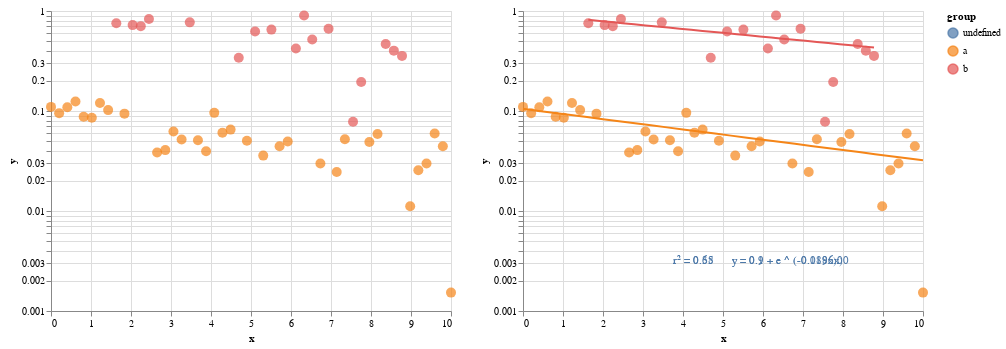

Notebook cell for this chart:
### Markdown cell above
## Regression on Selected Samples only:

Select samples from the cross plot on the left and the regression line will be shown on the cross plot to the right. The regression equation is only valid if you have selected samples from only one group. Otherwise, there is overprint.


It is the transform_filter in chart that allows this to happen. Joel Ostblom of Altair told us about this transform_filter, and it works. You create a regression line for the selected samples. If you sample from both groups, then you will get 2 regression lines.

### Code cell
brush = alt.selection(type='interval')


np.random.seed(42)
x = np.linspace(0, 10)
y = np.e ** (-0.1 *x)  + np.random.randn(len(x)) / 5
group = np.random.choice(['a','b'],len(x))

df = pd.DataFrame({'x': x, 'y': y, 'group': group})
df.loc[df.group == 'a', 'y'] *= 0.1 


chart1 = alt.Chart(df).mark_point(filled=True, size=100).encode(
    x='x',
    y= alt.Y('y',scale = alt.Scale(type= 'log')),
    color=alt.condition(brush, 'group:N', alt.value('lightgray'))
).add_selection(
    brush
)

chart = alt.Chart(df).mark_point(filled=True, size=100).encode(
    x='x',
    y= alt.Y('y',scale = alt.Scale(type= 'log')),
    color='group'

).transform_filter(
    brush
)


#['linear', 'log', 'exp', 'pow', 'quad', 'poly']

Reg_Line = chart.transform_regression('x', 'y',
                                      method="exp",
                                      groupby=["group"]
).mark_line()

Reg_Params = chart.transform_regression('x', 'y',
                                     method="exp",
                                     groupby=["group"],
                                     params=True   
).mark_text(align='left', lineBreak='\n'
).encode(
    x=alt.value(150),  # pixels from left
    y=alt.value(250),  # pixels from top
    text='params:N'
).transform_calculate(
    params='"r² = " + round(datum.rSquared * 100)/100 + \
    "      y = " + round(datum.coef[0] * 10)/10 + " + e ^ (" + \
    round(datum.coef[1] * 10000)/10000 + "x" + ")" + \n + " "',

)

chart1 | chart + Reg_Line + Reg_Params

### Figure 1 — Vega-Lite specification as saved in the notebook (floating-point values rounded to 4 significant figures)
{"config": {"view": {"continuousWidth": 400, "continuousHeight": 300}}, "hconcat": [{"mark": {"type": "point", "filled": true, "size": 100}, "encoding": {"color": {"condition": {"type": "nominal", "field": "group", "selection": "selector012"}, "value": "lightgray"}, "x": {"type": "quantitative", "field": "x"}, "y": {"type": "quantitative", "field": "y", "scale": {"type": "log"}}}, "selection": {"selector012": {"type": "interval"}}}, {"layer": [{"mark": {"type": "point", "filled": true, "size": 100}, "encoding": {"color": {"type": "nominal", "field": "group"}, "x": {"type": "quantitative", "field": "x"}, "y": {"type": "quantitative", "field": "y", "scale": {"type": "log"}}}, "transform": [{"filter": {"selection": "selector012"}}]}, {"mark": "line", "encoding": {"color": {"type": "nominal", "field": "group"}, "x": {"type": "quantitative", "field": "x"}, "y": {"type": "quantitative", "field": "y", "scale": {"type": "log"}}}, "transform": [{"filter": {"selection": "selector012"}}, {"on": "x", "regression": "y", "groupby": ["group"], "method": "exp"}]}, {"mark": {"type": "text", "align": "left", "lineBreak": "\n"}, "encoding": {"color": {"type": "nominal", "field": "group"}, "text": {"type": "nominal", "field": "params"}, "x": {"value": 150}, "y": {"value": 250}}, "transform": [{"filter": {"selection": "selector012"}}, {"on": "x", "regression": "y", "groupby": ["group"], "method": "exp", "params": true}, {"calculate": "\"r² = \" + round(datum.rSquared * 100)/100 +     \"      y = \" + round(datum.coef[0] * 10)/10 + \" + e ^ (\" +     round(datum.coef[1] * 10000)/10000 + \"x\" + \")\" + \n + \" \"", "as": "params"}]}]}], "data": {"name": "data-8752f46a263d2a9b66090becab753a84"}, "$schema": "https://vega.github.io/schema/vega-lite/v4.8.1.json", "datasets": {"data-8752f46a263d2a9b66090becab753a84": [{"x": 0.0, "y": 0.1099, "group": "a"}, {"x": 0.2041, "y": 0.09521, "group": "a"}, {"x": 0.4082, "y": 0.109, "group": "a"}, {"x": 0.6122, "y": 0.1245, "group": "a"}, {"x": 0.8163, "y": 0.08748, "group": "a"}, {"x": 1.02, "y": 0.08562, "group": "a"}, {"x": 1.224, "y": 0.1201, "group": "a"}, {"x": 1.429, "y": 0.102, "group": "a"}, {"x": 1.633, "y": 0.7555, "group": "b"}, {"x": 1.837, "y": 0.09407, "group": "a"}, {"x": 2.041, "y": 0.7227, "group": "b"}, {"x": 2.245, "y": 0.7058, "group": "b"}, {"x": 2.449, "y": 0.8312, "group": "b"}, {"x": 2.653, "y": 0.03843, "group": "a"}, {"x": 2.857, "y": 0.04065, "group": "a"}, {"x": 3.061, "y": 0.06238, "group": "a"}, {"x": 3.265, "y": 0.05189, "group": "a"}, {"x": 3.469, "y": 0.7697, "group": "b"}, {"x": 3.673, "y": 0.0511, "group": "a"}, {"x": 3.878, "y": 0.03961, "group": "a"}, {"x": 4.082, "y": 0.0958, "group": "a"}, {"x": 4.286, "y": 0.06063, "group": "a"}, {"x": 4.49, "y": 0.06518, "group": "a"}, {"x": 4.694, "y": 0.3404, "group": "b"}, {"x": 4.898, "y": 0.05039, "group": "a"}, {"x": 5.102, "y": 0.6226, "group": "b"}, {"x": 5.306, "y": 0.0358, "group": "a"}, {"x": 5.51, "y": 0.6515, "group": "b"}, {"x": 5.714, "y": 0.04446, "group": "a"}, {"x": 5.918, "y": 0.0495, "group": "a"}, {"x": 6.122, "y": 0.4218, "group": "b"}, {"x": 6.327, "y": 0.9016, "group": "b"}, {"x": 6.531, "y": 0.5178, "group": "b"}, {"x": 6.735, "y": 0.02984, "group": "a"}, {"x": 6.939, "y": 0.6641, "group": "b"}, {"x": 7.143, "y": 0.02454, "group": "a"}, {"x": 7.347, "y": 0.05214, "group": "a"}, {"x": 7.551, "y": 0.07803, "group": "b"}, {"x": 7.755, "y": 0.1948, "group": "b"}, {"x": 7.959, "y": 0.04905, "group": "a"}, {"x": 8.163, "y": 0.05897, "group": "a"}, {"x": 8.367, "y": 0.4674, "group": "b"}, {"x": 8.571, "y": 0.4012, "group": "b"}, {"x": 8.776, "y": 0.3556, "group": "b"}, {"x": 8.98, "y": 0.01117, "group": "a"}, {"x": 9.184, "y": 0.02552, "group": "a"}, {"x": 9.388, "y": 0.0299, "group": "a"}, {"x": 9.592, "y": 0.05946, "group": "a"}, {"x": 9.796, "y": 0.04442, "group": "a"}, {"x": 10.0, "y": 0.001527, "group": "a"}]}}
